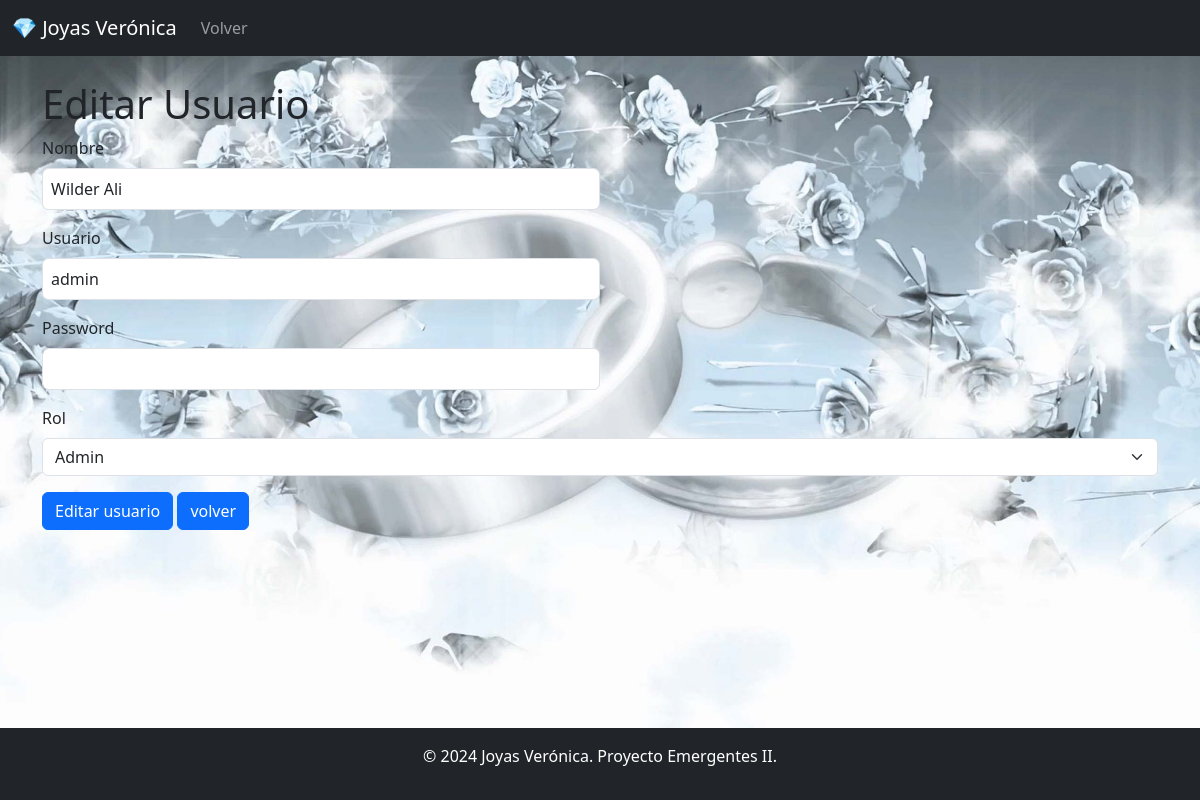
The app's page /usuarios/edit/1 with its own data.
### models/usuario_model.py (models this page shows, shortened)
class Usuario(db.Model):
    __tablename__ = "usuarios"
    id = db.Column(db.Integer, primary_key = True)
    nombre = db.Column(db.String(80), nullable = False)
    username = db.Column(db.String(80), nullable = False)
    password = db.Column(db.String, nullable = False)
    rol =db.Column(db.String(20), nullable = False)
    @staticmethod
    def get_by_id(id):
        return Usuario.query.get(id)

### controllers/usuario_controller.py (the view, shortened to what this page needs)
@usuario_bp.route("/edit/<int:id>", methods =['GET', 'POST'])
def edit(id):
    usuario = Usuario.get_by_id(id)
    return usuario_views.edit(usuario)

### run.py (called while the page is built)
@app.context_processor
def inject_active_path():
    def is_active(path):
        return 'active' if request.path == path else ''
    return dict(is_active=is_active)

@app.context_processor
def inject_role():
    role = session.get("role", None)  # Obtén el rol de la sesión, o None si no existe
    return dict(role=role)

### views/usuario_views.py (called while the page is built)
def edit(usuario):
    return render_template('usuarios/edit.html', usuario= usuario)

### templates/usuarios/edit.html (shortened to what this page needs)
{% extends  'base.html' %}
{% block content %}
<h1>Editar Usuario</h1>
<form action="{{url_for('usuario.edit', id=usuario.id)}}" method="POST">
    <div class="mb-3">
        <label for="" class="form-label">Nombre</label>
        <input type="text"  class="form-control" name="nombre" value="{{usuario.nombre}}" required>
    </div>
    <div class="mb-3">
        <label for="" class="form-label">Usuario</label>
        <input type="text"  class="form-control" name="username" value="{{usuario.username}}" required>
    </div>
    <div class="mb-3">
        <label for="" class="form-label">Password</label>
        <input type="password"  class="form-control" name="password" required>
    </div>
    <div class="mb-3">
        <label for="" class="form-label">Rol</label>
        <select name="rol"  class="form-select" required>
            <option value="admin" {% if usuario.rol == 'admin' %}selected{% endif%}>Admin</option>
        </select>
    </div>
    <button type="submit"  class="btn btn-primary">Editar usuario</button>
    <a href="/usuarios" class="btn btn-primary">volver</a>
</form>
{% endblock %}

### templates/base.html (style rules this page uses)
html, body { height: 100%; margin: 0; }
body { display: flex; flex-direction: column; background-image: url("/static/img_login.jpg"); background-size: cover; background-position: center center; background-repeat: no-repeat; font-family: 'Segoe UI', Tahoma, Geneva, Verdana, sans-serif; }
input[type="text"], input[type="password"], input[type="email"], input[type="number"], input[type="tel"], textarea, option, input[type="date"], select { width: 50%; margin-bottom: 1rem; padding: 0.5rem; box-sizing: border-box; }

### records on screen
Usuario: nombre "Wilder Ali", username "admin", rol "Admin"
